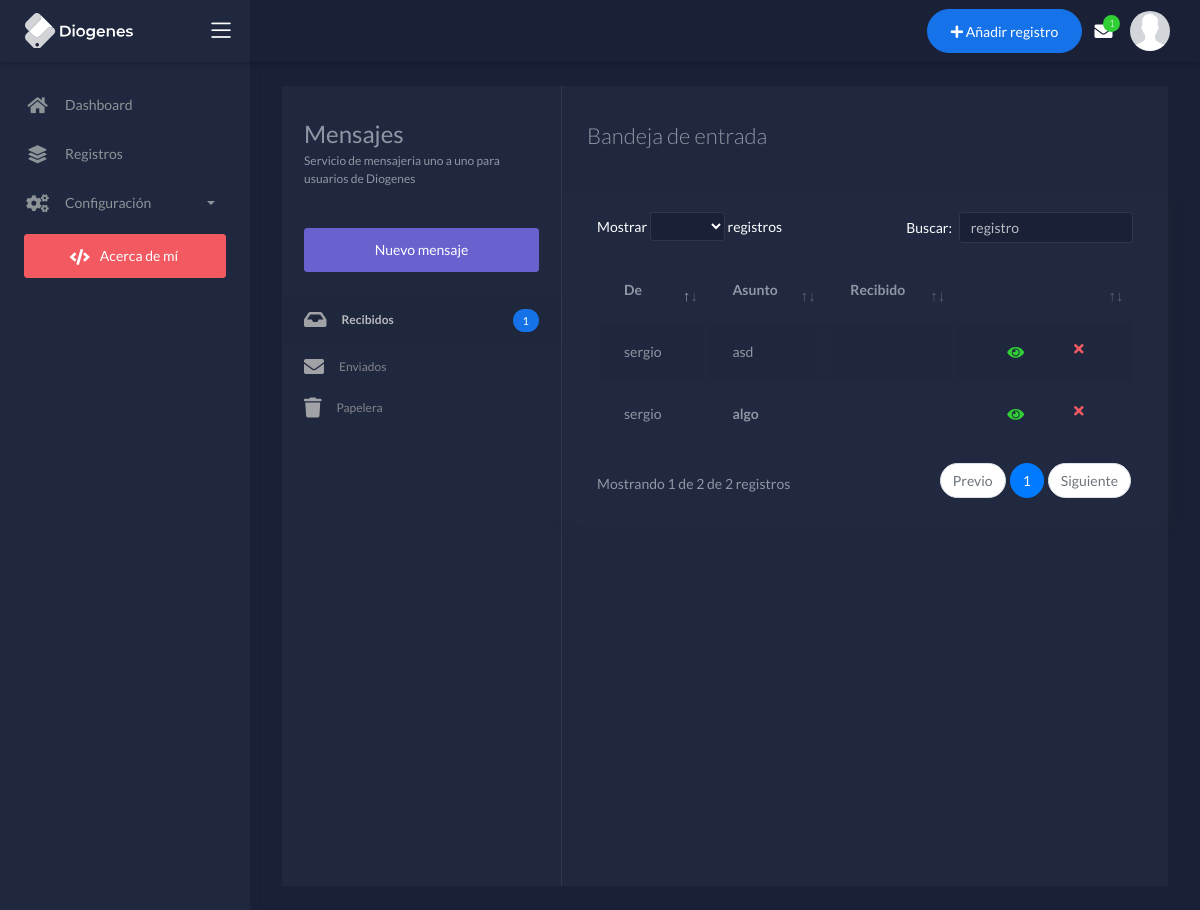
The page /mensajes/inbox/ (signed in) on the database as committed earlier.
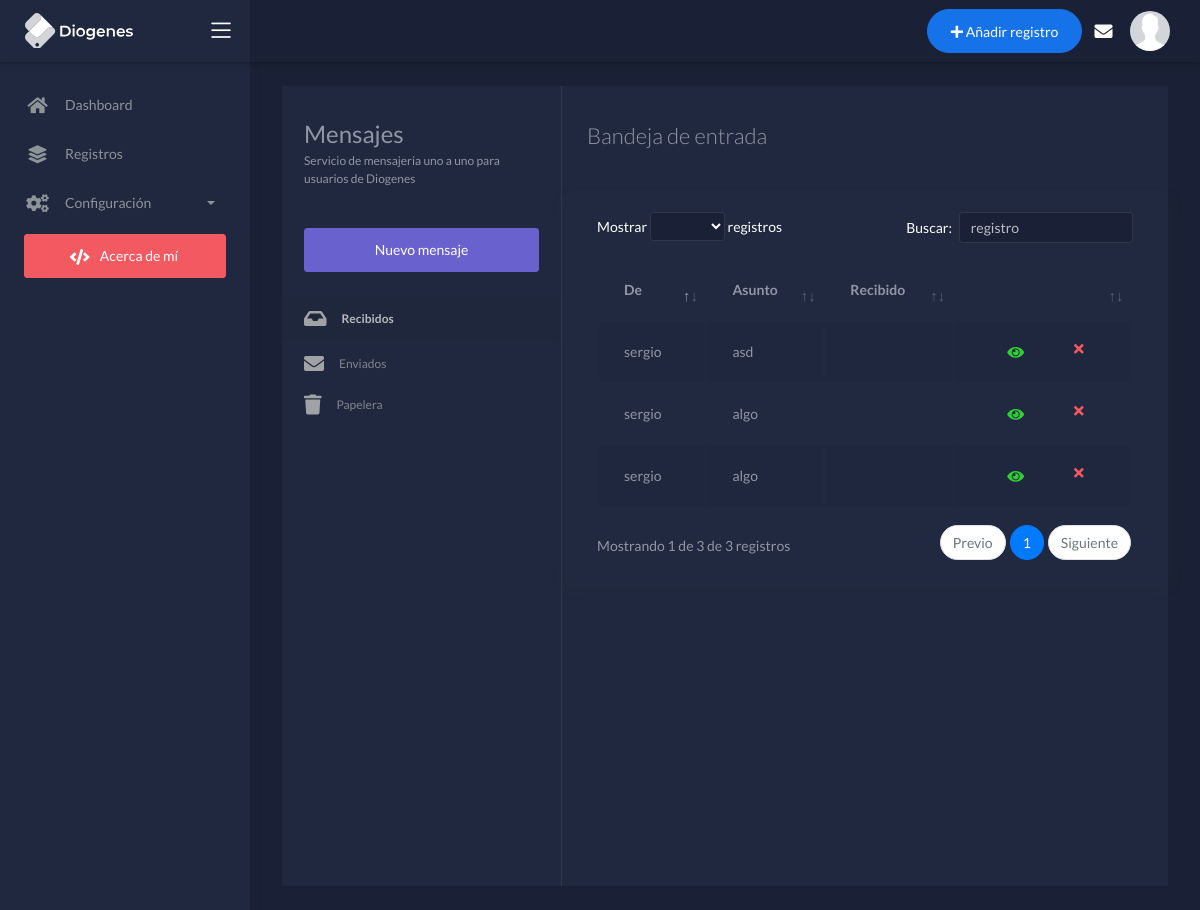
The same page on the database as committed later.
### apps/mensajeria/models.py (models this page shows, shortened)
class Mensaje(models.Model):
    asunto = models.CharField(_("Subject"), max_length=140)
    cuerpo = models.TextField(_("Body"))
    remitente = models.ForeignKey(User, related_name='sent_messages', verbose_name=_("Sender"), on_delete=models.PROTECT)
    destinatario = models.ForeignKey(User, related_name='received_messages', null=True, blank=True, verbose_name=_("Recipient"), on_delete=models.SET_NULL)
    parent_msg = models.ForeignKey('self', related_name='next_messages', null=True, blank=True, verbose_name=_("Parent message"), on_delete=models.SET_NULL)
    enviado_el = models.DateTimeField(_("sent at"), null=True, blank=True)
    leido_el = models.DateTimeField(_("read at"), null=True, blank=True)
    respondido_el = models.DateTimeField(_("replied at"), null=True, blank=True)
    remitente_borrado_el = models.DateTimeField(_("Sender deleted at"), null=True, blank=True)
    destinatario_borrado_el = models.DateTimeField(_("Recipient deleted at"), null=True, blank=True)
    objects = ManagerMensaje()
    class Meta:
        ordering = ['-enviado_el']
        verbose_name = _("Mensaje")
        verbose_name_plural = _("Mensajes")

### apps/mensajeria/views.py (the view)
@login_required
def inbox(request):
    mensaje_list = Mensaje.objects.inbox_user(request.user)
    return render(request, 'mensajeria/inbox.html', {'mensaje_list': mensaje_list })

### apps/finanzas/forms.py (shortened to what this page needs)
class Gastosform(forms.ModelForm):
    class Meta:
        model = Registros
        fields = ('importe', 'cuenta', 'fecha_de_pago', 'nota', 'categoria' )
        widgets = {
            'importe': forms.NumberInput(attrs={'class': 'form-control'}),
            'nota': forms.Textarea(attrs={'class': 'form-control'}),
            'fecha_de_pago' : forms.DateInput(attrs={'class': 'form-control', 'placeholder': 'Fecha de pago', 'type': 'date'}),
            'categoria': forms.Select(attrs={'class': 'form-control', 'id':'basic', 'name':'basic'}),
            'cuenta': forms.Select(attrs={'class': 'form-control'}),
        }

### apps/templates/mensajeria/inbox.html (shortened to what this page needs)
{% extends "layouts/base.html" %}
{% load i18n %}
{% block content %}
<div class="content">
    <div class="page-inner">
        <div class="page-with-aside mail-wrapper bg-dark2">
            {% include "mensajeria/sidebar.html" %}
            <div class="page-content mail-content">
                <div class="inbox-head d-lg-flex d-block">
                    <h3>Bandeja de entrada</h3>
                </div>
                <div class="inbox-body">
                    <div class="card">
						<div class="card-body">
							<div class="table-responsive">
								{% if mensaje_list %}
								<table id="add-row" class="display table table-striped table-hover" >
									<thead>
										<tr>
											<th>De</th>
											<th>Asunto</th>
											<th>Recibido</th>
											<th style="width: 10%" class=""></th>
										</tr>
									</thead>
									<tbody>
										{% for mensaje in mensaje_list %}
										<tr>
											<td>{{ mensaje.remitente }}</td>
											<td>
                                                {% if mensaje.nuevo %}<strong>{% endif %}
                                                {{ mensaje.asunto }}
                                                {% if mensaje.nuevo %}</strong>{% endif %}</td>
                                                <td>{{ mensaje.enviado_el|date:_("DATETIME_FORMAT") }}</td>
												<td>
													<div class="form-button-action">
														<button type="button" data-toggle="tooltip" title="" class="btn btn-link btn-success btn-lg" data-original-title="Ver mensaje">
														<a href="{{ mensaje.get_absolute_url }}"><i class="fas fa-eye btn-link btn-success"></i></a>
														</button>
														<form name="borrar_registro"  method="POST" action="{% url 'messages_delete' mensaje.id %}">
														<button type="submit" onclick="validateForm()" class="btn btn-link btn-danger" data-toggle="tooltip" data-original-title="Eliminar mensaje">
															<i class="fa fa-times btn-link btn-danger"></i></button>
														</form>
													</div>
												</td>
										</tr>
										{% endfor %}
									</tbody>
								</table>
                                {% else %}
                                <p> "No hay mensajes"</p>
                                {% endif %}
							</div>
						</div>
					</div>
                </div>
            </div>
        </div>
    </div>
</div>
{% endblock %}

Rows that differ between the two databases and show on the page:
added Mensaje: remitente "sergio", asunto "algo"
Other text that changed with them:
text written by a page script: "Mostrar registros Buscar: Mostrando 1 de 2 de 2 registros Previo 1 Siguiente" → "Mostrar registros Buscar: Mostrando 1 de 3 de 3 registros Previo 1 Siguiente"
{{ messages_inbox_count }}: "1" → (not shown)
